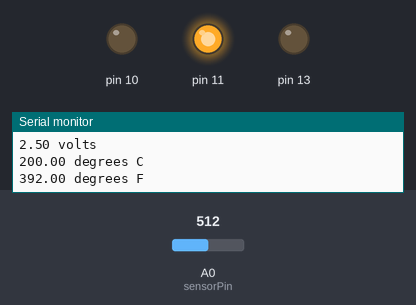
Bench run of a sketch on a simulated Arduino Uno, built with avr-gcc and run on an emulated ATmega328P. Parts: output pins drawn as LEDs (lit = HIGH), the last lines printed to the serial monitor. Inputs (shaded band) come from the test bench; at power-on: A0 (sensorPin) = 512.

Above: at 1.8 s.
1.9 s: A0 (sensorPin) set to 163
3.4 s: A0 (sensorPin) set to 138
At 4.3 s:
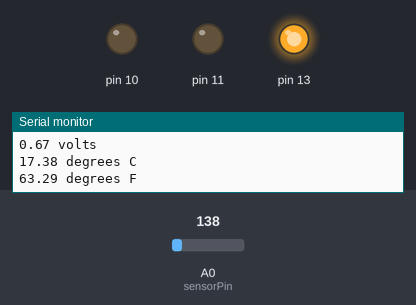
5.5 s: A0 (sensorPin) set to 123
7.2 s: A0 (sensorPin) set to 100
At 8.7 s:
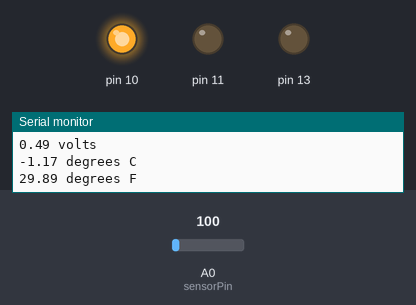
9.5 s: A0 (sensorPin) set to 122
At 10.4 s:
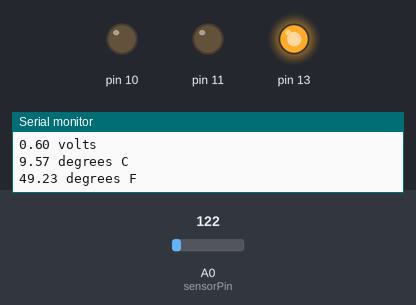
11.5 s: A0 (sensorPin) set to 15
At 13.2 s:
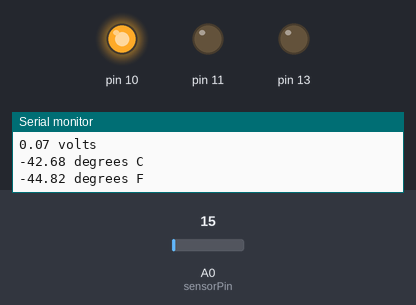
Timing chart, 0 to 14.5 s (numbered marks = the images above; inputs shaded):
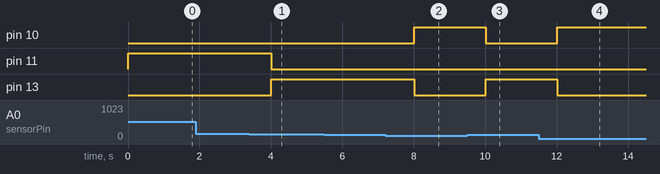

The sketch:

EJERCICIO1.ino
```cpp
int sensorPin = 0;

void setup() {
  // put your setup code here, to run once:
  pinMode(10, OUTPUT);
  pinMode(11, OUTPUT);
  pinMode(13, OUTPUT);

  Serial.begin(9600);
}

void loop() {

 //getting the voltage reading from the temperature sensor
 int reading = analogRead(sensorPin);

 // converting that reading to voltage, for 3.3v arduino use 3.3
 float voltage = reading * 5.0;
 voltage /= 1024.0;

 // print out the voltage
 Serial.print(voltage); Serial.println(" volts");

 // now print out the temperature
 float temperatureC = (voltage - 0.5) * 100 ;  //converting from 10 mv per degree wit 500 mV offset
                                               //to degrees ((voltage - 500mV) times 100)
 Serial.print(temperatureC); Serial.println(" degrees C");

 // now convert to Fahrenheit
 float temperatureF = (temperatureC * 9.0 / 5.0) + 32.0;
 Serial.print(temperatureF); Serial.println(" degrees F");


  //Dependiendo de la temperatura encendemos un led u otro
  if(temperatureC < 5){
    digitalWrite(10,HIGH);
    digitalWrite(11, LOW);
    digitalWrite(13, LOW);
  }else if(temperatureC > 25){
    digitalWrite(10, LOW);
    digitalWrite(11, HIGH);
    digitalWrite(13, LOW);
  }else{
    digitalWrite(10, LOW);
    digitalWrite(11, LOW);
    digitalWrite(13, HIGH);
  }

  //waiting a second
  delay(1000);
}
```

Measured:
- the behaviour switches between 154 and 153 on A0 (sensorPin) (found by bisection; images 0 and 1)
- the behaviour switches between 113 and 112 on A0 (sensorPin) (found by bisection; images 1 and 2)
- after the input at 3.4 s, pin 11: HIGH → LOW after 0.61 s; pin 13: LOW → HIGH after 0.61 s
- after the input at 7.2 s, pin 10: LOW → HIGH after 0.81 s; pin 13: HIGH → LOW after 0.81 s
- after the input at 9.5 s, pin 10: HIGH → LOW after 0.52 s; pin 13: LOW → HIGH after 0.52 s
- after the input at 11.5 s, pin 10: LOW → HIGH after 0.52 s; pin 13: HIGH → LOW after 0.52 s
